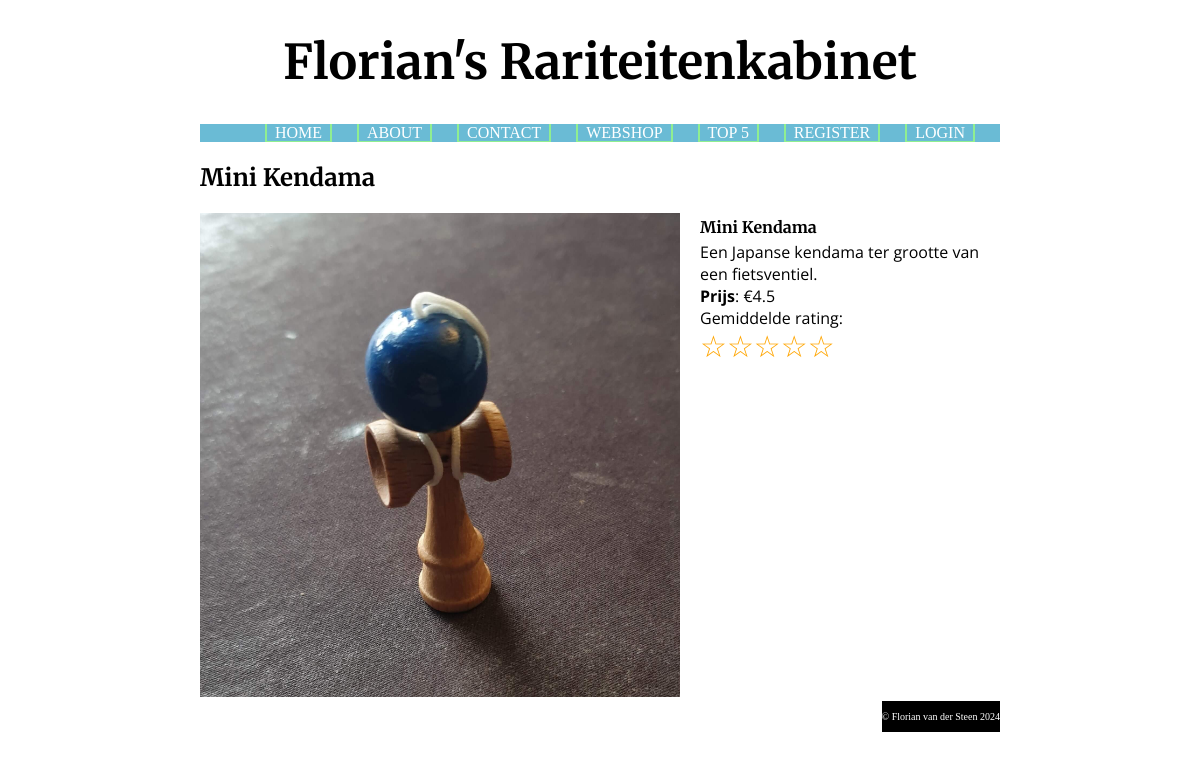
Page /index.php?page=detail&detail=5 on the committed database.
### tables this page shows
CREATE TABLE `products` (
  `id` int(11) NOT NULL,
  `name` text NOT NULL,
  `description` text NOT NULL,
  `price` int(255) NOT NULL,
  `fname` text NOT NULL
);

### controllers/PageController.php (called while the page is built, shortened)
<?php
require_once("models/PageModel.php");
class PageController {
    private $model;
    private $modelFactory;
    public function __construct($modelFactory) {
        $this->modelFactory = $modelFactory;
        $this->model = $this->modelFactory->createModel('page');
    }
    public function handleRequest() {
        $this->processRequest();
        $this->showResponse();
    }
    private function getRequest() {
        $this->model->getRequestedPage();
    }
    private function processRequest() {
        switch ($this->model->page) {
            case "detail":
                require_once("models/ProductModel.php");
                $this->model = $this->modelFactory->createModel("product");
                $this->model->getDetailProduct();
                $this->model->handleCartAction();
                break;
        }
    }
    private function showResponse() {
        $this->model->createMenu();
        $this->model->setTitle();
        $view = NULL;
        switch ($this->model->page) {
            case "detail":
                include_once("views/DetailDoc.php");
                $view = new DetailDoc($this->model);
                break;
        }
        $view->show();
    }
}

### index.php (called while the page is built, shortened)
<?php
require_once("controllers/PageController.php");
require_once("CRUDFactory.php");
require_once("CRUD.php");
$crud = new CRUD();
$crudFactory = new CRUDFactory($crud);
$modelFactory = new ModelFactory($crudFactory);
$controller = new PageController($modelFactory);
$controller->handleRequest();

### models/ProductModel.php (called while the page is built, shortened)
<?php
require_once("PageModel.php");
class ProductModel extends PageModel {
    public $crud;
    public function __construct($pageModel, ProductCRUD $crud) {
        $this->crud = $crud;
    }
    public function getDetailProduct() {
        if ($this->isPost) {
            $productId = $this->getPostVar("productId");
        }
        else {
           $productId = $this->getGetVar("detail");
        }
        try {
            $this->products = $this->crud->readProductsByIDs([$productId]);
        }
        catch (Exception $e) {
            $this->errors["general"] = "Er is een technische storing. Probeer het later nogmaals.";
            $this->logError("Shop load failed. MySQL err:" . $e->getMessage());
        }
    }
}

### models/PageModel.php (called while the page is built, shortened)
<?php
class PageModel {
    public function getGetVar($key, $default="") {
        $value = filter_input(INPUT_GET, $key, FILTER_SANITIZE_SPECIAL_CHARS);
        return isset($value) ? trim($value) : $default;
    }
}

### ProductCRUD.php (called while the page is built, shortened)
<?php
class ProductCRUD {
    private $crud;
    public function __construct(CRUD $crud) {
        $this->crud = $crud;
    }
    public function readProductsByIDs($ids) {
        $namedParams = "";
        $params = array();
        for($i=0; $i < count($ids); $i++) {
            $namedParams .= ":id" . $i . ",";
            $params[":id" . $i] = $ids[$i];
        }
        $namedParams[-1] = ")";
        $sql = 'SELECT * FROM products WHERE id IN (' . $namedParams . ';';
        $rows = $this->crud->readMultipleRows($sql, $params);
        return $rows;
    }
}

### CRUD.php (called while the page is built, shortened)
<?php
class CRUD {
    private $pdo;
    public function __construct() {
        $servername = getenv("MYSQL_FLORIAN_WEBSHOP_HOST");
        $dbname = getenv("MYSQL_FLORIAN_WEBSHOP_DATABASE");
        $username = getenv("MYSQL_FLORIAN_WEBSHOP_USER");
        $password = getenv("MYSQL_FLORIAN_WEBSHOP_PASSWORD");
        $port = getenv('MYSQL_SERVER_PORT');
        try {
            $this->pdo = new PDO("mysql:host=$servername;dbname=$dbname;port=$port", $username, $password);
            $this->pdo->setAttribute(PDO::ATTR_ERRMODE, PDO::ERRMODE_EXCEPTION);
        }
        catch(PDOException $e) {
            echo "Connection failed:" .  $e->getMessage();
        }
    }
    private function bindParams($stmt, $params) {
        foreach($params as $varName=>$value) {
            if (is_int($value)) {
                $stmt->bindValue($varName, $value, PDO::PARAM_INT);
            }
            else {
                $stmt->bindValue($varName, $value);
            }
        }
    }
    public function readMultipleRows($sql, $params) {
        try {
            $stmt = $this->pdo->prepare($sql);
            $this->bindParams($stmt, $params);
            $stmt->execute();
            $stmt->setFetchMode(PDO::FETCH_OBJ);
            $rows = $stmt->fetchAll();
            return $rows;
        }
        catch (PDOException $e) {
            echo "Retrieval failed: " . $e->getMessage();
        }
    }
}

### views/DetailDoc.php (the view, shortened to what this page needs)
<?php
class DetailDoc extends ProductDoc {
    protected function showContent() {
        $product = $this->model->products[0];
        echo '<div class="detail">';
        echo '<h2>' . $product->name . '</h2>';
        echo '<img src="Images/' . $product->fname . '" alt="' . $product->description . '">';
        echo '<div class="detail-info">';
        echo '<h4>' . $product->name . '</h4>';
        echo '<p>' . $product->description . '<br><b>Prijs</b>: &euro;' . $product->price / 100 . '<br> Gemiddelde rating: </p>';
        echo '<div class="ratingStars">';
        for ($i = 1; $i <= 5; $i++) {
            echo '<span id="star-' . $i . '">&star;</span>';
        }
        echo '</div>';
        echo '</div>';
        echo '</div>';
    }
    protected function showStyleLinks() {
        echo '<link rel="stylesheet" type="text/css" href="css/styles.css">';
        echo '<link rel="stylesheet" href="https://cdnjs.cloudflare.com/ajax/libs/font-awesome/4.7.0/css/font-awesome.min.css">';
    }
}

### css/styles.css (style rules this page uses)
body { width: 800px; margin: auto; background-color: white; }
h2, h3, h4 { font-family: "Merriweather", serif; }
.detail img { width: 60%; height: 60%; display: inline-block; margin-right: 10px; }
.detail p { font-family: "Open Sans", sans-serif; margin-top: 4px; margin-bottom: 0px; }
.detail h4 { margin-bottom: 4px; margin-top: 4px; }
.detail-info { display: inline-block; width: 35%; vertical-align: top; margin-left: 10px; }
.ratingStars span { font-size: 30px; color: orange; cursor: pointer; }
.ratingStars { margin-bottom: 10px; }

### rows in the picture
products: name "Mini Kendama", fname (picture), description "Een Japanse kendama ter grootte van een fietsventiel.", $product->price/100 "4.5"

### other values in the picture
$menuItem->text "HOME"
$menuItem->text "ABOUT"
$menuItem->text "CONTACT"
$menuItem->text "WEBSHOP"
$menuItem->text "TOP 5"
$menuItem->text "REGISTER"
$menuItem->text "LOGIN"
